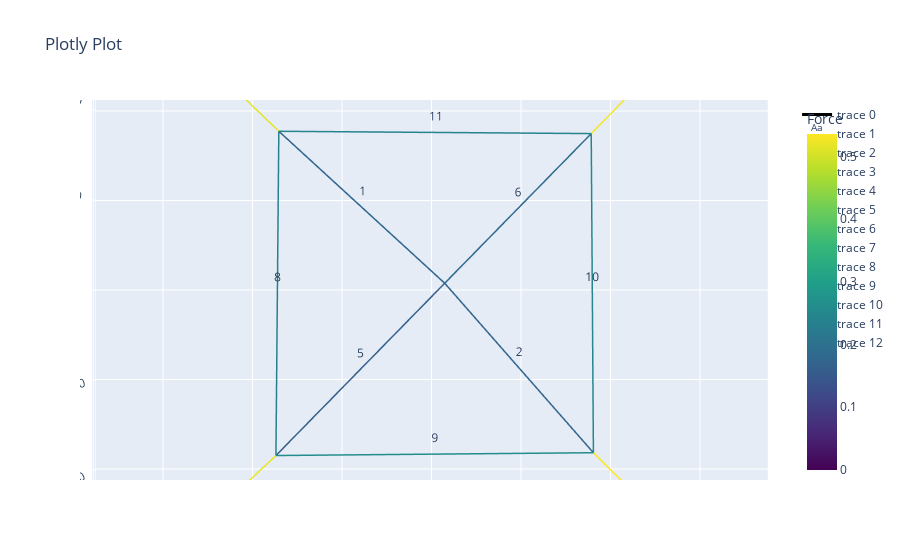

The code cell stored with this chart in its notebook:
### Code cell
def R(theta):
    """
    Rotation matrix around the z-axis
    :param theta: angle in radians
    :return: rotation matrix
    """
    return np.array([[np.cos(theta), -np.sin(theta), 0],
                     [np.sin(theta), np.cos(theta), 0],
                     [0, 0, 1]])

# Note that the coordinates of the vertices will change after equilibrium is reached.
L_scale = 10
vertices    = np.array([[-10, 0, 0], [-5, 0,0], [0, 0, 0], [5, 0, 0], [10, 0, 0], [0,-10,0], [0,-5,0], [0,5,0], [0,10,0]])*L_scale  # The coordinates of the vertices in mm
vertices    = vertices@R(np.pi/4)
edges       = [[0, 1], [1, 2], [2, 3], [3, 4], [5, 6], [6, 2], [2, 7], [7, 8], [1, 6], [6, 3], [3, 7], [7,1]]                  # The edges of the network.
paths       = [[0, 1, 2, 3], [4, 5, 6, 7], [8, 9, 10, 11]]   # 3D printable paths. Ensure an edge is not flipped.
directions  = [1, 1, 1, 1, 1, 1, 1, 1, 1, 1, 1, 1]          # Flip the curvature of an edge by setting the direction to -1.
center_cross_path = [1, 2, 5, 6]
connector_path = [0, 3, 4, 7]
q_scalar = 1.4
sum_q0 = 0.02*q_scalar
sum_q1 = 0.02*q_scalar
sum_q2 = 0.01*q_scalar
offset = 1/64
ratio_0 = np.array([3/8-offset, 1/8, 1/8, 3/8+offset])
ratio_1 = np.array([3/8, 1/8-offset, 1/8+offset, 3/8])
ratio_2 = np.array([2/8-offset, 2/8+offset, 2/8, 2/8])

q = np.zeros(len(edges))
q[paths[0]] = sum_q0*ratio_0
q[paths[1]] = sum_q1*ratio_1
q[paths[2]] = sum_q2*ratio_2

fixed       = [0, 4, 5, 8]
# Create the network
net = Network_custom.from_fd(vertices, edges, q, fixed, paths = paths, dir = directions)
net.net_plot(color=True, elables = True, vlabels = False)
np.max(net.f)/0.078294515
vertices

### Figure 1 — Plotly figure (JSON) as saved in the notebook; plotly's stock layout.template omitted (floating-point values rounded to 4 significant figures)
{"data": [{"line": {"color": [0.5138, 0.5138, 0, 0.175, 0.175, 0, 0.1754, 0.1754, 0, 0.5357, 0.5357, 0, 0.5204, 0.5204, 0, 0.1642, 0.1642, 0, 0.1833, 0.1833, 0, 0.5283, 0.5283, 0, 0.2365, 0.2365, 0, 0.2624, 0.2624, 0, 0.2483, 0.2483, 0, 0.2431, 0.2431, 0], "colorbar": {"title": {"text": "Force"}}, "colorscale": [[0, "#440154"], [0.1111, "#482878"], [0.2222, "#3e4989"], [0.3333, "#31688e"], [0.4444, "#26828e"], [0.5556, "#1f9e89"], [0.6667, "#35b779"], [0.7778, "#6ece58"], [0.8889, "#b5de2b"], [1, "#fde725"]], "showscale": true, "width": 3}, "mode": "lines", "type": "scatter3d", "x": [-70.71, -33.94, null, -33.94, 2.935, null, 2.935, 35.99, null, 35.99, 70.71, null, -70.71, -34.58, null, -34.58, 2.935, null, 2.935, 35.51, null, 35.51, 70.71, null, -33.94, -34.58, null, -34.58, 35.99, null, 35.99, 35.51, null, 35.51, -33.94, null], "y": [70.71, 35.28, null, 35.28, 1.507, null, 1.507, -36.17, null, -36.17, -70.71, null, -70.71, -36.79, null, -36.79, 1.507, null, 1.507, 34.77, null, 34.77, 70.71, null, 35.28, -36.79, null, -36.79, -36.17, null, -36.17, 34.77, null, 34.77, 35.28, null], "z": [0, 0, null, 0, 0, null, 0, 0, null, 0, 0, null, 0, 0, null, 0, 0, null, 0, 0, null, 0, 0, null, 0, 0, null, 0, 0, null, 0, 0, null, 0, 0, null]}, {"mode": "text", "text": ["0"], "type": "scatter3d", "x": [-52.32], "y": [53.0], "z": [0]}, {"mode": "text", "text": ["1"], "type": "scatter3d", "x": [-15.5], "y": [18.39], "z": [0]}, {"mode": "text", "text": ["2"], "type": "scatter3d", "x": [19.46], "y": [-17.33], "z": [0]}, {"mode": "text", "text": ["3"], "type": "scatter3d", "x": [53.35], "y": [-53.44], "z": [0]}, {"mode": "text", "text": ["4"], "type": "scatter3d", "x": [-52.64], "y": [-53.75], "z": [0]}, {"mode": "text", "text": ["5"], "type": "scatter3d", "x": [-15.82], "y": [-17.64], "z": [0]}, {"mode": "text", "text": ["6"], "type": "scatter3d", "x": [19.22], "y": [18.14], "z": [0]}, {"mode": "text", "text": ["7"], "type": "scatter3d", "x": [53.11], "y": [52.74], "z": [0]}, {"mode": "text", "text": ["8"], "type": "scatter3d", "x": [-34.26], "y": [-0.7565], "z": [0]}, {"mode": "text", "text": ["9"], "type": "scatter3d", "x": [0.705], "y": [-36.48], "z": [0]}, {"mode": "text", "text": ["10"], "type": "scatter3d", "x": [35.75], "y": [-0.7012], "z": [0]}, {"mode": "text", "text": ["11"], "type": "scatter3d", "x": [0.7845], "y": [35.02], "z": [0]}], "layout": {"scene": {"aspectmode": "data", "camera": {"center": {"x": 0, "y": 0, "z": 0}, "eye": {"x": 0, "y": 0, "z": 3.536}, "up": {"x": 0, "y": 1, "z": 0}}}, "title": {"text": "Plotly Plot"}}}
